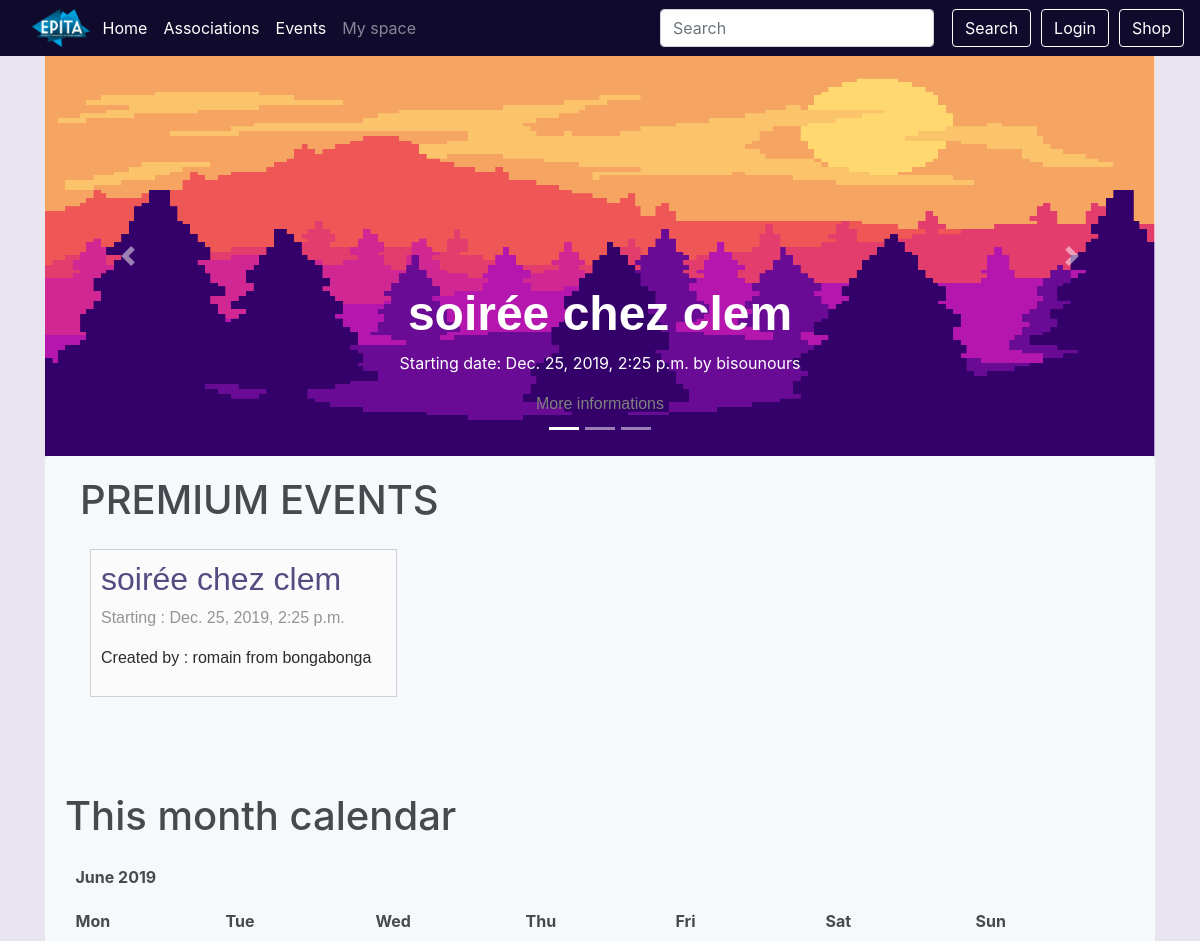
Before: / (upper part) with the older database file.
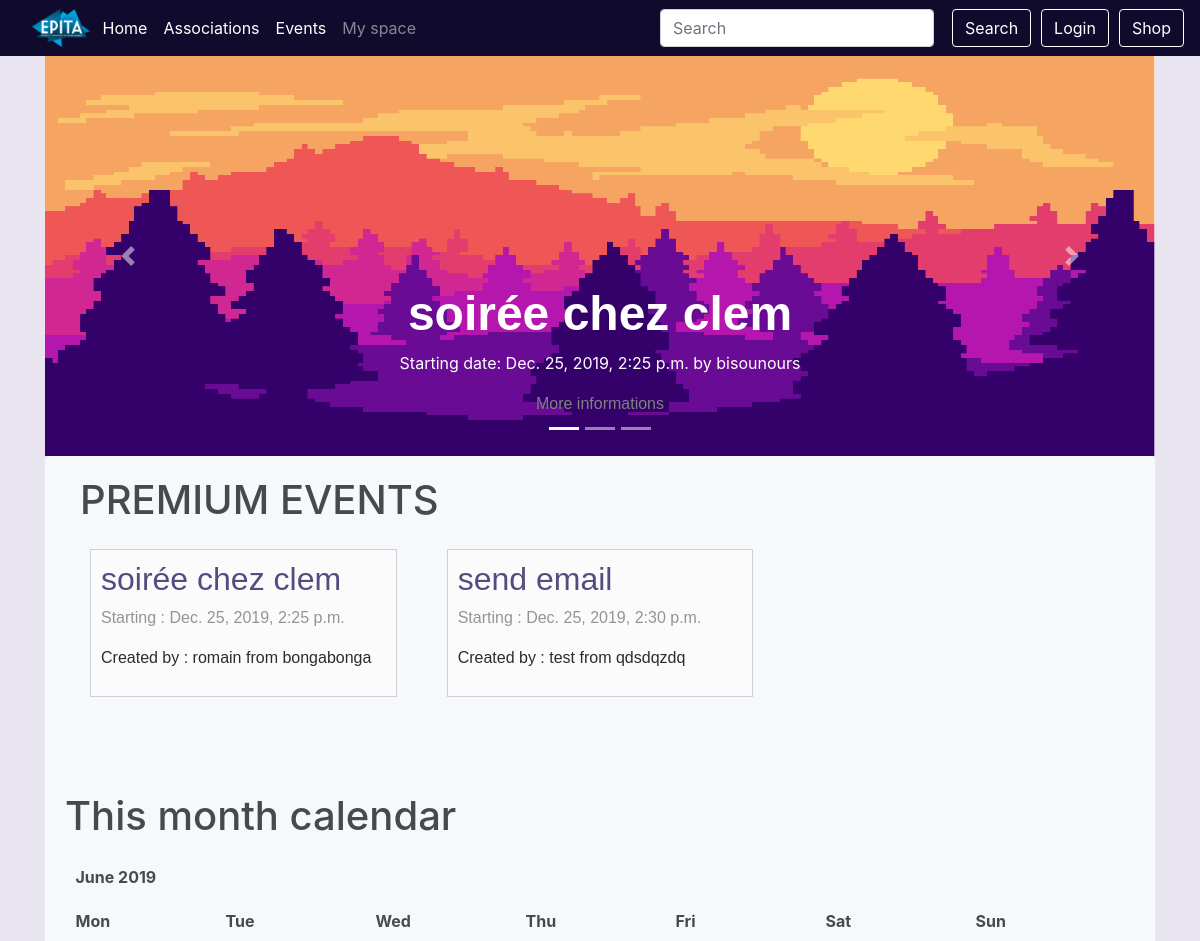
After: the same page with the newer database file.
### event/models.py (models this page shows, shortened)
class Event(models.Model):
    PENDING = 'P'
    APPROVED = 'A'
    VALIDATED = 'V'
    REFUSED = 'R'
    CANCELABLE = 'c'
    CANCELED = 'C'
    EVENT_STATE_CHOICES = (
        (PENDING, _("Pending")),
        (APPROVED, _("Approved")),
        (REFUSED, _("Refused")),
        (CANCELED, _("Canceled")),
        (CANCELABLE, _("Canceled by the president")),
        (VALIDATED, _("Validated by the president")),
    )
    title = models.CharField(_("Title of the event"), max_length=64,
                             validators=[UnicodeValidator()])
    event_state = models.CharField(_("State of the event"), max_length=1,
                                   choices=EVENT_STATE_CHOICES,
                                   default=PENDING)
    manager_id = models.ForeignKey(Manager, on_delete=models.SET_NULL,
                                   null=True, blank=True)
    start = models.DateTimeField(_("Start date and time"))
    end = models.DateTimeField(_("End date and time"))
    ticket_deadline = models.DateTimeField(_("Deadline to buy tickets"),
                                           null=True, blank=True)
    assos_id = models.ForeignKey(Association, on_delete=models.CASCADE,
                                 related_name='events')
    address_id = AddressField(on_delete=models.PROTECT)
    premium_flag = models.BooleanField(_("Premium"), default=False)
    image = models.ImageField(_("Event's cover image"),
                              default='event_pics/default.jpg',
                              upload_to='event_pics/uploads/')
    see_remaining = models.BooleanField(_("See remaining tickets"),
                                        default=False)
    class Meta:
        verbose_name = (_("Event"))
        verbose_name_plural = (_("Events"))
        permissions = (
            ('access_dashboard', 'User can access this event\'s dashboard'),
            ('approve_event', 'User can approve of the event'),
            ('choose_premium', 'User can make an event premium or not'),
            ('cancel_event', 'User can cancel the event'),
        )

class Manager(models.Model):
    user = models.ForeignKey(User, on_delete=models.CASCADE,
                             related_name="managerships")
    assos_id = models.ForeignKey(Association, on_delete=models.CASCADE,
                                 related_name='managers')
    member = CompositeOneToOneField(Member, on_delete=models.CASCADE,
                                    to_fields={"assos_id", "user"})
    class Meta:
        verbose_name = _("Member of the Bureau")
        verbose_name_plural = _("Members of the Bureau")
    def __str__(self):
        return '%s from %s' % (self.user.username, self.assos_id.name)

class Association(models.Model):
    name = models.CharField(_("Name"), max_length=64, unique=True,
                            validators=[UnicodeValidator()])
    url = models.URLField(_("Association's website"), null=True, blank=True)
    class Meta:
        verbose_name = _("Association")
        verbose_name_plural = _("Associations")
        permissions = (
            ('create_event', 'User can create an event'),
            ('manage_member', 'User can add and remove a member'),
            ('choose_staff', 'User can choose staff'),
            ('manage_manager', 'User can add and remove managers'),
            ('modify_event', 'User can modify an event'),
            ('remove_event', 'User can delete an event'),
            ('make_event_cancelable', 'User can cancel an event'),
            ('validate_event',
             'User can validate event and make it available for approval')
        )
    def __str__(self):
        return '%s' % (self.name)

### event/views.py (the view)
# urls.py: path('', views.IndexView.as_view(), name='index'),
class IndexView(generic.ListView):
    template_name = 'index.html'
    model = Event
    def get_context_data(self, **kwargs):
        context = super(IndexView, self).get_context_data(**kwargs)
        context['events'] = Event.objects.filter(start__gt=timezone.now(), premium_flag=True, event_state=Event.APPROVED).order_by('start')
        d = datetime.date.today()
        previous_month = datetime.date(year=d.year, month=d.month, day=1)  # find first day of current month
        previous_month = previous_month - datetime.timedelta(days=1)  # backs up a single day
        previous_month = datetime.date(year=previous_month.year, month=previous_month.month,
                                       day=1)  # find first day of previous month
        last_day = calendar.monthrange(d.year, d.month)
        next_month = datetime.date(year=d.year, month=d.month, day=last_day[1])  # find last day of current month
        next_month = next_month + datetime.timedelta(days=1)  # forward a single day
        next_month = datetime.date(year=next_month.year, month=next_month.month,
                                   day=1)  # find first day of next month
        cal = EventCalendar()
        html_calendar = cal.formatmonth(d.year, d.month, withyear=True)
        html_calendar = html_calendar.replace('<td ', '<td  width="150" height="150"')
        context['calendar'] = mark_safe(html_calendar)
        return context

### event/models.py (called while the page is built)
    def formatday(self, day, weekday, events):
        events_from_day = events.filter(start__day=day)
        events_html = '<ul style="height:50px; margin-bottom:10px;">'
        for event in events_from_day:
            events_html += "- " + event.title + "<br>"
        events_html += "</ul>"
        if day == 0:
            return '<td class="noday" style="border:solid 1px #e3e0e5;">&nbsp;</td>'  # day outside month
        else:
            return '<td class="%s" style="border:solid 1px #e3e0e5;" >%d%s</td>' % (self.cssclasses[weekday], day, events_html)

    def formatweek(self, theweek, events):
        s = ''.join(self.formatday(d, wd, events) for (d, wd) in theweek)
        return '<tr style="">%s</tr>' % s

### shop/cart.py (called while the page is built)
def _cart_id(request):
    if 'cart_id' not in request.session:
        request.session['cart_id'] = _generate_cart_id()
    return request.session['cart_id']

def _generate_cart_id():
    import string, random
    return ''.join([random.choice(string.ascii_letters + string.digits) for _ in range(50)])

def get_all_cart_items(request):
    return CartItem.objects.filter(cart_id = _cart_id(request))

def item_count(request):
    return get_all_cart_items(request).count()

### templates/index.html (shortened to what this page needs)
{% extends "base.html" %}
{% load guardian_tags %}
{% load static %}
{%block content %}
    <div class="main_body">
        <div style="
        " id="carouselExampleIndicators" class="carousel slide" data-ride="carousel">
            <ol class="carousel-indicators">
                <li data-target="#carouselExampleIndicators" data-slide-to="0" class="active"></li>
                <li data-target="#carouselExampleIndicators" data-slide-to="1"></li>
                <li data-target="#carouselExampleIndicators" data-slide-to="2"></li>
            </ol>
            <div class="carousel-inner">
                <div class="carousel-item active">
                    <img style="height:400px; width:max-content;" class="d-block w-100" src="{% static "img/index_event_carousel.png" %}" alt="First slide">
                    <div class="carousel-caption d-none d-md-block">
                        {% if events.0 %}
                        <h1 class="carousel-title">{{ events.0.title }}</h1>
                        <p>Starting date: {{ events.0.start }} by {{ events.0.assos_id }}</p>
                        <a class="event-link" href="{% url 'event:event_detail' events.0.id %}">
                            More informations
                        </a>
                        {% endif %}
                    </div>
                </div>
            </div>
            <a class="carousel-control-prev" href="#carouselExampleIndicators" role="button" data-slide="prev">
                <span class="carousel-control-prev-icon" aria-hidden="true"></span>
            </a>
            <a class="carousel-control-next" href="#carouselExampleIndicators" role="button" data-slide="next">
                <span class="carousel-control-next-icon" aria-hidden="true"></span>
            </a>
        </div>
        <div class="basic-block" style="margin-top:0px; margin-bottom:0px; padding-top:10px;">
        <div class="container-fluid actu-wraper">
            <div class="container actu" style="padding-bottom: 0px;">
                <h1 style="margin-bottom:15px;">PREMIUM EVENTS</h1>
                {% if events %}
                <div class="row">
                    {% for event in events %}
                    <article class="col-xs-12 col-sm-12 col-md-4 col-lg-4">
                            <a class="event-link" href="{% url 'event:event_detail' event.id %}">
                                <div class="event-block">
                                <h1 style="font-size:2rem; color:#312867;">{{ event.title }}</h1>
                                <p>Starting : {{ event.start }}</p>
                                {% if event.manager_id %}
                                <p style="color:black;">Created by : {{event.manager_id}}</p>
                                {% else %}
                                <p style="color:black;">No manager</p>
                                {% endif %}
                            </div>
                        </a>
                    </article>
                    {% endfor %}
                </div>
                {% else %}
                    <p style="font-size:2rem; padding-left:50px;">No events yet</p>
                {% endif %}
            </div>
        </div>
        <div class="basic-block">
            <h1 style="margin-bottom:15px;">This month calendar</h1>
            {{ calendar }}
        </div>
        </div>
    </div>
{% endblock content %}

Changed rows visible on the page:
added Event: title "send email", start "Dec. 25, 2019, 2:30 p.m.", manager_id "test from qdsdqzdq"
